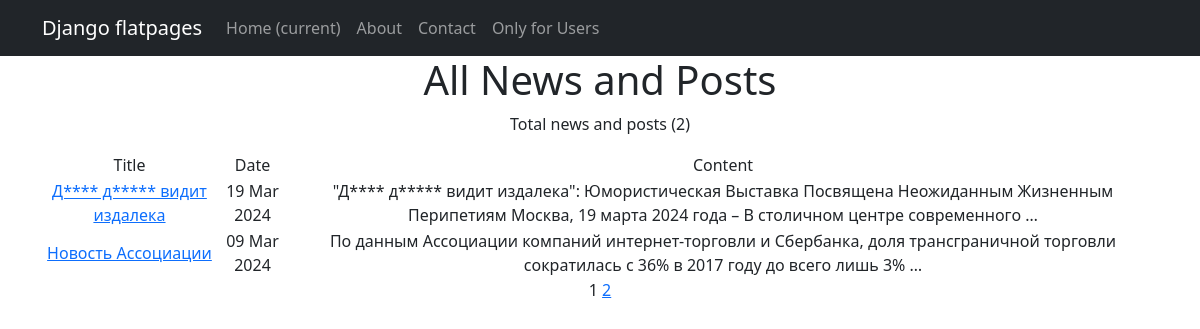
Before: /news/ with the older database file.
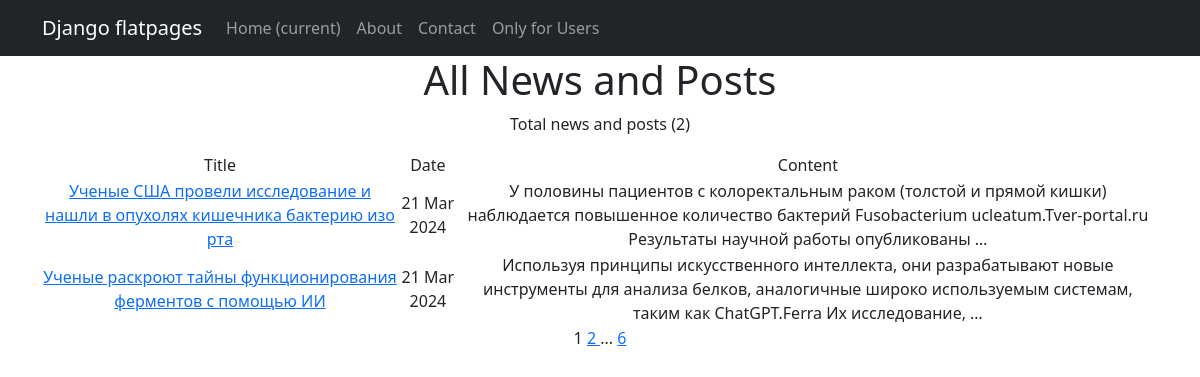
After: the same page with the newer database file.
### news/models/post.py (models this page shows, shortened)
class Post(models.Model):
    author = models.ForeignKey(Author, on_delete=models.CASCADE, related_name='posts')
    choice_field = models.CharField(max_length=4, choices=POST_TYPE)
    choice_category = models.CharField(max_length=4, choices=POST_CATEGORY, default='Science')
    post_time_creation = models.DateTimeField(auto_now_add=True)
    categories = models.ManyToManyField(Category, through='PostCategory')
    post_title = models.CharField(max_length=255)
    post_content = models.TextField()
    post_rating = models.IntegerField(default=0)

### news/views.py (the view)
# urls.py: path('', NewsList.as_view()),
class NewsList(ListView):
    model = Post
    ordering = '-post_time_creation'
    template_name = 'news.html'
    context_object_name = 'news'
    paginate_by = 2

### news/templatetags/custom_filters.py (called while the page is built)
@register.filter(name='censor')
def censor(value):
    if isinstance(value, str):
        for pattern in BAD_WORD_PATTERNS:
            regex = re.compile(pattern, re.IGNORECASE)
            value = regex.sub(lambda m: m.group(0)[0] + '*' * (len(m.group(0)) - 1), value)
    else:
        raise ValidationError("custom_filter can only be applied to strings.")
    return value

### templates/news.html (shortened to what this page needs)
{% extends 'flatpages/default.html' %}
{% load custom_filters %}
{% load custom_tags %}
{% block content %}
<h1>All News and Posts </h1>
    <p> Total news and posts ({{ news|length }})</p>
    {% if news %}
        <table>
        <tr>
            <td>Title</td>
            <td>Date</td>
            <td>Content</td>
        </tr>
        {% for post in news %}
            <tr>
                <td>
                    <a href="{% url 'single_news' pk=post.pk %}">
                    {{ post.post_title|censor }}</a>
                </td>
                <td>{{ post.post_time_creation|date:'d M Y' }}</td>
                <td>{{ post.post_content|censor|truncatewords:20 }}</td>
            </tr>
        {% endfor %}
        </table>
    {% else %}
        <h2> There are no news </h2>
    {% endif %}
   {{ page_obj.number }}
   {% if page_obj.has_next %}
       <a href="?page={{ page_obj.next_page_number }}">
           {{ page_obj.next_page_number }}
       </a>
       {% if paginator.num_pages != page_obj.next_page_number %}
           ...
           <a href="?page={{ page_obj.paginator.num_pages }}">{{ page_obj.paginator.num_pages }}</a>
       {% endif %}
   {% endif %}
{% endblock content %}

### templates/flatpages/default.html (shortened to what this page needs)
<!DOCTYPE html>
<html lang="en">
    <head>
        {% load static %}
        <link href="{% static 'css/styles.css' %}" rel="stylesheet" />
    </head>
    <body>
        <nav class="navbar navbar-expand-lg navbar-dark bg-dark static-top">
   <div class="container">
       <a class="navbar-brand" href="#">Django flatpages</a>
       <div class="collapse navbar-collapse" id="navbarResponsive">
           <ul class="navbar-nav ml-auto">
               <li class="nav-item active">
                   <a class="nav-link" href="#">Home
                       <span class="sr-only">(current)</span>
                   </a>
               </li>
               <li class="nav-item">
                   <a class="nav-link" href="/about/">About</a>
               </li>
               <li class="nav-item">
                   <a class="nav-link" href="/contacts/">Contact</a>
               </li>
               <li class="nav-item">
                   <a class="nav-link" href="/article/">Only for Users</a>
               </li>
           </ul>
       </div>
   </div>
</nav>
      <div class="container">
           <div class="row">
                   <div class="col-lg-12 text-center">
                       {% block content %}{% endblock content %}
                   </div>
           </div>
      </div>
    </body>
</html>

Changed rows visible on the page:
no longer on this page (row unchanged): Post: post_title|censor "Д**** д***** видит издалека", post_time_creation "19 Mar 2024", post_content|censor "\"Д**** д***** видит издалека\": Юмористическая Выставка Посвящена Неожиданным Жизненным Перипетиям Москва, 19 марта 2024 года – В столичном центре современного …"
no longer on this page (row unchanged): Post: post_title|censor "Новость Ассоциации", post_time_creation "09 Mar 2024", post_content|censor "По данным Ассоциации компаний интернет-торговли и Сбербанка, доля трансграничной торговли сократилась с 36% в 2017 году до всего лишь 3% …"
added Post: post_title|censor "Ученые США провели исследование и нашли в опухолях кишечника бактерию изо рта", post_time_creation "21 Mar 2024", post_content|censor "У половины пациентов с колоректальным раком (толстой и прямой кишки) наблюдается повышенное количество бактерий Fusobacterium ucleatum.Tver-portal.ru Результаты научной работы опубликованы …"
added Post: post_title|censor "Ученые раскроют тайны функционирования ферментов с помощью ИИ", post_time_creation "21 Mar 2024", post_content|censor "Используя принципы искусственного интеллекта, они разрабатывают новые инструменты для анализа белков, аналогичные широко используемым системам, таким как ChatGPT.Ferra Их исследование, …"
Other visible differences:
{{ page_obj.paginator.num_pages }}: (not shown) → "6"
